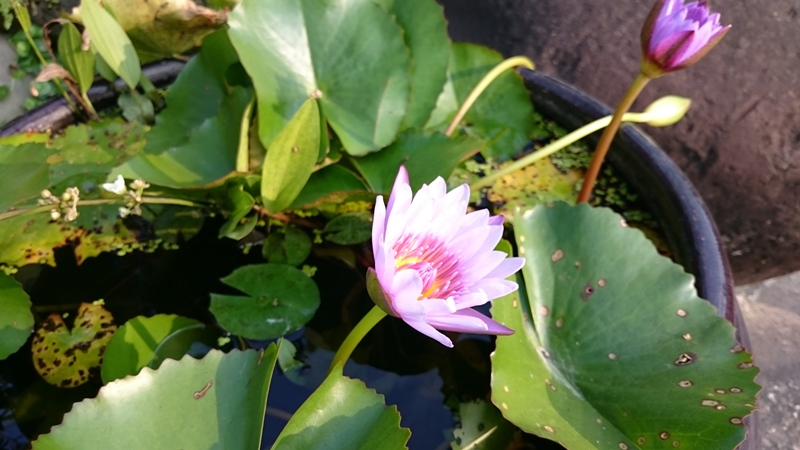
#> input picture opencv_ex/04/sample.jpg, 800 x 450 px
$ python -i utils.py   (imports and definitions only)
#> lines starting #> are read from the running program, lines starting #| are printed output that depends on the picture; after the words box and inside, x2 and y2 are one past the last pixel; in counts of white or black regions, pixels touching at a corner belong together
#> further down, picture is the input picture: shape (450, 800, 3); mean B, G, R 69.7, 105.1, 95.9
import cv2
import numpy as np

def putImg(img, icon, pos, thre):
    x, y = pos

    rows, cols, channels = icon.shape
    bg = img[y:rows+y, x:cols+x]

    img2gray = cv2.cvtColor(icon, cv2.COLOR_BGR2GRAY)
    ret, mask = cv2.threshold(img2gray, thre, 255, cv2.THRESH_BINARY)
    mask_inv = cv2.bitwise_not(mask)

    img_bg = cv2.bitwise_and(bg, bg, mask=mask_inv)
    img_fg = cv2.bitwise_and(icon, icon, mask=mask)

    # cv2.imshow('img_bg', img_bg)
    # cv2.imshow('img_fg', img_fg)

    dst = cv2.add(img_bg, img_fg)
    img[y:rows+y, x:cols+x] = dst
    return img

def flip(frame, state):
    # x, y, both
    # 0, 1, -1
	return cv2.flip(frame, state)

def toGray(frame):
	return cv2.cvtColor(frame, cv2.COLOR_BGR2GRAY)
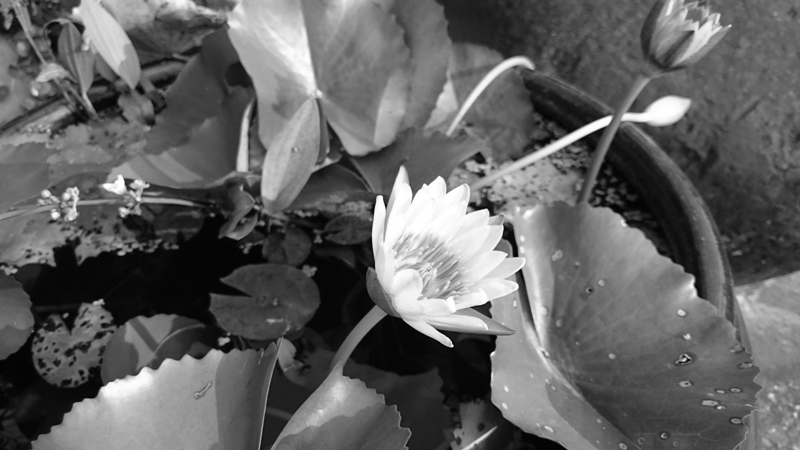
#> returned value: shape (450, 800); min 1, max 255, mean 98.3

def two_val(frame, thres=30):
    frame = toGray(frame)
    ret, tw = cv2.threshold(frame, thres, 255, cv2.THRESH_BINARY)
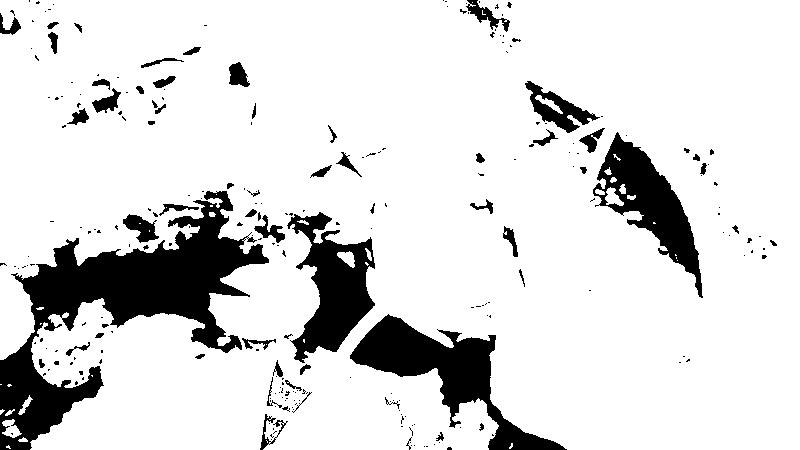
#> tw: shape (450, 800); 86.1% white; 256 black regions (194 under 20 px), largest, box (x1, y1, x2, y2) and area: (0, 191, 269, 450) 21266, (350, 314, 567, 450) 8532, (287, 212, 375, 363) 6385
#> ret = 30
    return tw

def imshow(name, scr):
	cv2.imshow(name, scr)

def readImg(path):
	return cv2.imread(path)

def resize(img, w, h):
	return cv2.resize(img, (w, h), interpolation=cv2.INTER_CUBIC)

def threshold(frame, a):
	#two return value
	return cv2.threshold(frame, a, 255, cv2.THRESH_BINARY)

def Canny(frame, th1, th2):
	return cv2.Canny(frame, th1, th2)

#31_Splitting_and_Merging_Image.py
def splitBGR(frame):
	return cv2.split(frame)

def mergeColor(b, g, r):
	return cv2.merge((b, g, r))

def set0(frame):
	return np.zeros(frame.shape, np.uint8)

>>> import cv2
>>> picture = cv2.imread('sample.jpg')
>>> result = two_val(picture)
